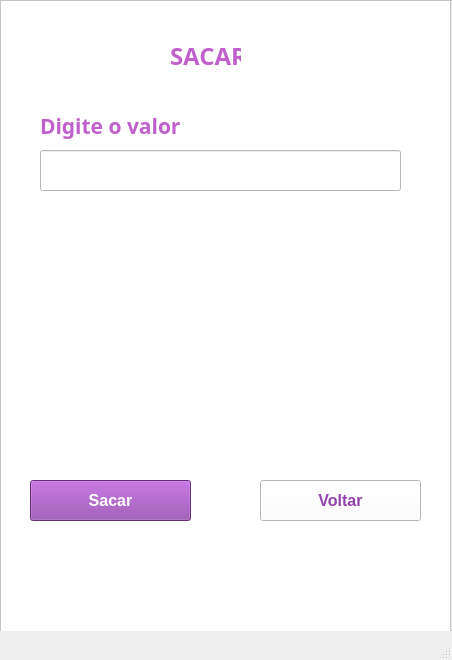
<?xml version="1.0" encoding="UTF-8"?>
<ui version="4.0">
 <class>TelaSacar</class>
 <widget class="QMainWindow" name="TelaSacar">
  <property name="geometry">
   <rect>
    <x>0</x>
    <y>0</y>
    <width>452</width>
    <height>660</height>
   </rect>
  </property>
  <property name="windowTitle">
   <string>MainWindow</string>
  </property>
  <widget class="QWidget" name="centralwidget">
   <widget class="QFrame" name="frame">
    <property name="geometry">
     <rect>
      <x>0</x>
      <y>0</y>
      <width>471</width>
      <height>631</height>
     </rect>
    </property>
    <property name="frameShape">
     <enum>QFrame::StyledPanel</enum>
    </property>
    <property name="frameShadow">
     <enum>QFrame::Raised</enum>
    </property>
    <widget class="QFrame" name="frame_2">
     <property name="geometry">
      <rect>
       <x>0</x>
       <y>0</y>
       <width>451</width>
       <height>641</height>
      </rect>
     </property>
     <property name="styleSheet">
      <string notr="true">background-color: rgb(255, 255, 255);</string>
     </property>
     <property name="frameShape">
      <enum>QFrame::StyledPanel</enum>
     </property>
     <property name="frameShadow">
      <enum>QFrame::Raised</enum>
     </property>
     <widget class="QLabel" name="user_2">
      <property name="geometry">
       <rect>
        <x>170</x>
        <y>40</y>
        <width>71</width>
        <height>31</height>
       </rect>
      </property>
      <property name="font">
       <font>
        <family>Ubuntu Condensed</family>
        <pointsize>18</pointsize>
        <weight>75</weight>
        <bold>true</bold>
       </font>
      </property>
      <property name="styleSheet">
       <string notr="true">color: rgb(192, 97, 203);</string>
      </property>
      <property name="text">
       <string>SACAR</string>
      </property>
     </widget>
     <widget class="QLabel" name="inputvalor">
      <property name="geometry">
       <rect>
        <x>40</x>
        <y>110</y>
        <width>151</width>
        <height>31</height>
       </rect>
      </property>
      <property name="font">
       <font>
        <family>Ubuntu Condensed</family>
        <pointsize>16</pointsize>
        <weight>75</weight>
        <bold>true</bold>
       </font>
      </property>
      <property name="styleSheet">
       <string notr="true">color: rgb(192, 97, 203);</string>
      </property>
      <property name="text">
       <string>Digite o valor</string>
      </property>
     </widget>
     <widget class="QLineEdit" name="valor_Sacar">
      <property name="geometry">
       <rect>
        <x>40</x>
        <y>150</y>
        <width>361</width>
        <height>41</height>
       </rect>
      </property>
      <property name="styleSheet">
       <string notr="true">border-color: rgb(192, 97, 203);
color: rgb(145, 65, 172);</string>
      </property>
     </widget>
     <widget class="QPushButton" name="btn_sacar">
      <property name="geometry">
       <rect>
        <x>30</x>
        <y>480</y>
        <width>161</width>
        <height>41</height>
       </rect>
      </property>
      <property name="font">
       <font>
        <pointsize>12</pointsize>
        <weight>75</weight>
        <bold>true</bold>
       </font>
      </property>
      <property name="styleSheet">
       <string notr="true">color: rgb(255, 255, 255);
background-color: rgb(145, 65, 172);</string>
      </property>
      <property name="text">
       <string>Sacar</string>
      </property>
     </widget>
     <widget class="QPushButton" name="btn_voltar">
      <property name="geometry">
       <rect>
        <x>260</x>
        <y>480</y>
        <width>161</width>
        <height>41</height>
       </rect>
      </property>
      <property name="font">
       <font>
        <pointsize>12</pointsize>
        <weight>75</weight>
        <bold>true</bold>
       </font>
      </property>
      <property name="styleSheet">
       <string notr="true">color: rgb(145, 65, 172);
background-color: rgb(255, 255, 255);</string>
      </property>
      <property name="text">
       <string>Voltar</string>
      </property>
     </widget>
    </widget>
   </widget>
  </widget>
  <widget class="QStatusBar" name="statusbar"/>
 </widget>
 <resources/>
 <connections/>
</ui>
